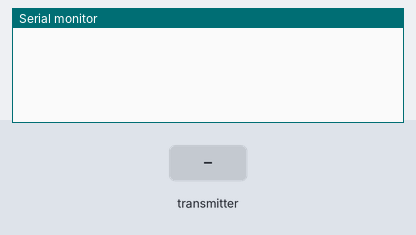
Simulated run of this sketch. Board: Arduino Uno, built with avr-gcc and run on an emulated ATmega328P. Parts: the last lines printed to the serial monitor. Inputs (shaded band) come from the test bench. No radio packets arrive unless stated.

Above: at 1.2 s.
1.3 s: the transmitter starts sending payload = 0
At 1.37 s:
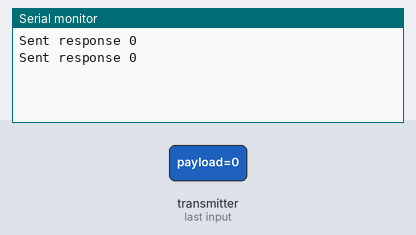
3.2 s: the transmitter starts sending payload = 1023
At 3.27 s:
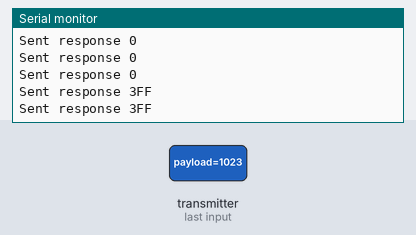

Measured:
- after the input at 1.3 s, the serial monitor: prints a new line at once (image 1)
- after the input at 3.2 s, the serial monitor: prints a new line at once (image 2)

The sketch:

ardNRFRec.ino
```cpp
/*
* Getting Started example sketch for nRF24L01+ radios
* This is a very basic example of how to send data from one node to another
* Updated: Dec 2014 by TMRh20
*/

#include <SPI.h>
#include "RF24.h"

/****************** User Config ***************************/
/***      Set this radio as radio number 0 or 1         ***/
bool radioNumber = 1;

/* Hardware configuration: Set up nRF24L01 radio on SPI bus plus pins 7 & 8 */
//CE, CSN
RF24 radio(7,8);
/**********************************************************/

//byte addresses[][6] = {"1Node","2Node"};
const uint64_t pipes[2] = { 0xF0F0F0F0E1LL, 0xF0F0F0F0D2LL };

void setup() {
  Serial.begin(115200);
  radio.begin();
  radio.setPALevel(RF24_PA_MAX);

  radio.openReadingPipe(1,pipes[0]);

  // Start the radio listening for data
  radio.startListening();
}

void loop() {
    unsigned int payload;
    if(radio.available()){
                                                                    // Variable for the received timestamp
      while (radio.available()) {                                   // While there is data ready
        radio.read( &payload, sizeof(payload) );             // Get the payload
      }

      radio.stopListening();                                        // First, stop listening so we can talk
      radio.write( &payload, sizeof(payload) );              // Send the final one back.
      radio.startListening();                                       // Now, resume listening so we catch the next packets.
      Serial.print(F("Sent response "));
      Serial.println(payload, HEX);
   }
}
```
